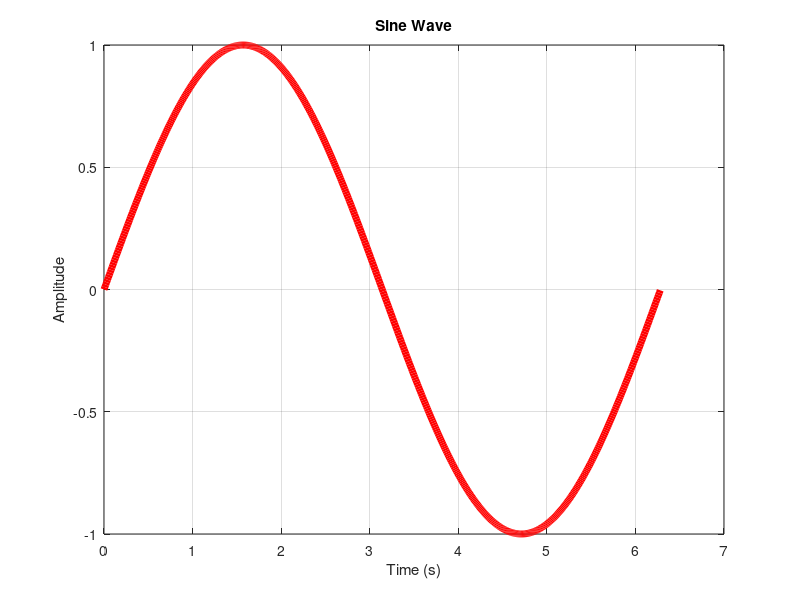

Write the MATLAB code that produced this figure.

% MATLAB Test

clc;
clear;
close all;

% Generate data
x = 0:0.01:2*pi;
y = sin(x);

% Plot
figure;
plot(x, y, 'r-', 'LineWidth', 5);

xlabel('Time (s)');
ylabel('Amplitude');
title('Sine Wave');
grid on;
